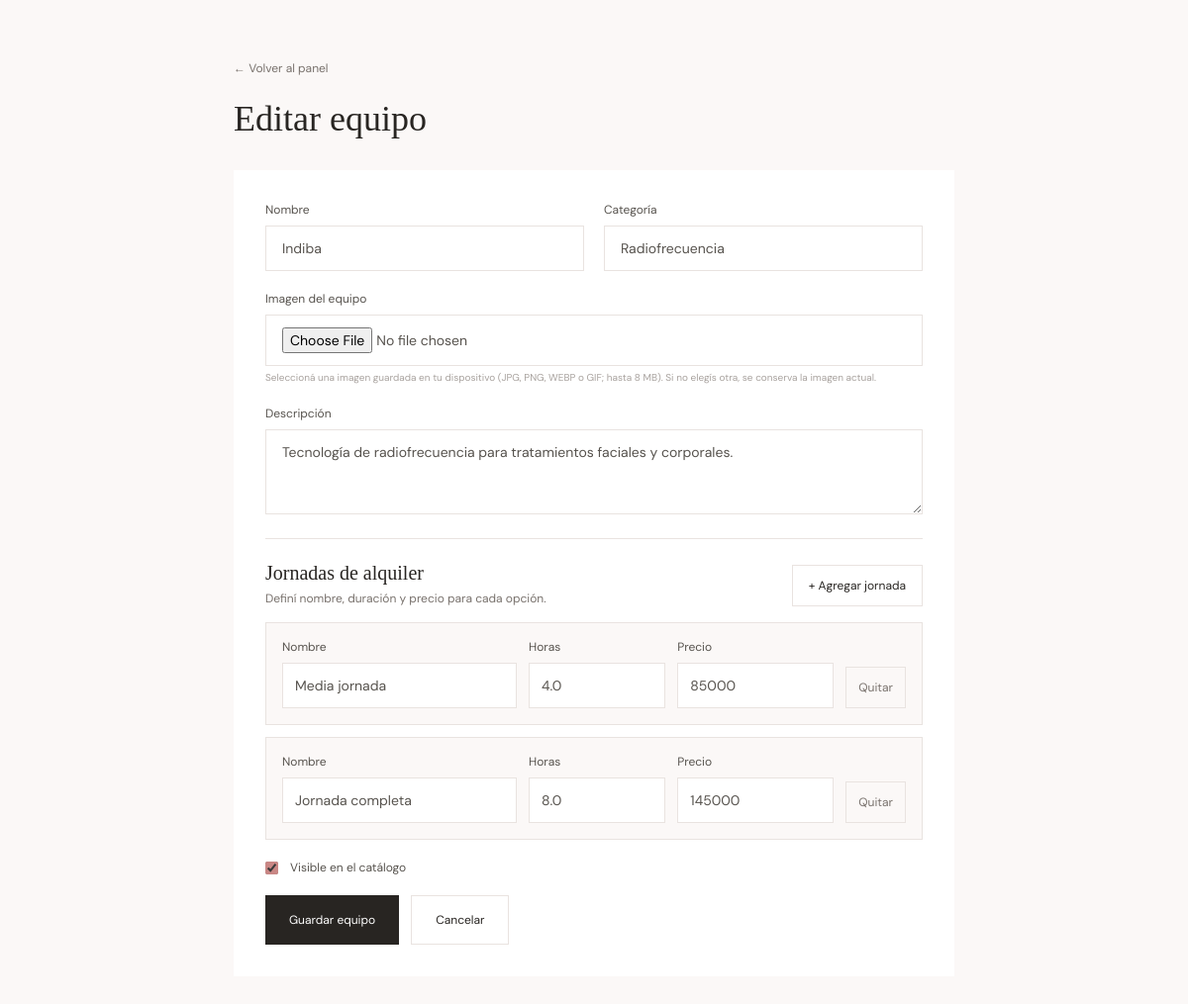
/admin/maquinas/1/editar (signed in), run on the app's committed database.
### app/models.py (models this page shows)
class Machine(db.Model):
    id = db.Column(db.Integer, primary_key=True)
    name = db.Column(db.String(120), nullable=False)
    category = db.Column(db.String(120), nullable=False, default="Estética")
    description = db.Column(db.Text, nullable=False, default="")
    image_url = db.Column(db.String(500), nullable=False, default="")
    half_day_price = db.Column(db.Integer, nullable=False, default=0)
    full_day_price = db.Column(db.Integer, nullable=False, default=0)
    half_day_hours = db.Column(db.Float, nullable=False, default=4)
    full_day_hours = db.Column(db.Float, nullable=False, default=8)
    active = db.Column(db.Boolean, nullable=False, default=True)
    bookings = db.relationship("Booking", backref="machine", lazy=True)
    journeys = db.relationship(
        "RentalJourney",
        backref="machine",
        lazy=True,
        cascade="all, delete-orphan",
        order_by="RentalJourney.id",
    )

class RentalJourney(db.Model):
    id = db.Column(db.Integer, primary_key=True)
    machine_id = db.Column(db.Integer, db.ForeignKey("machine.id"), nullable=False)
    name = db.Column(db.String(100), nullable=False)
    duration_hours = db.Column(db.Float, nullable=False)
    price = db.Column(db.Integer, nullable=False)

### app/routes.py (the view, shortened to what this page needs)
@bp.route("/admin/maquinas/nueva", methods=["GET", "POST"])
@bp.route("/admin/maquinas/<int:machine_id>/editar", methods=["GET", "POST"])
@admin_required
def edit_machine(machine_id=None):
    machine = db.session.get(Machine, machine_id) if machine_id else Machine()
    if machine_id and not machine:
        abort(404)
    return render_template("machine_form_configurable.html", machine=machine, journey_rows=journey_rows_for(machine))

### app/routes.py (called while the page is built)
def site_content():
    return {item.key: item.value for item in SiteSetting.query.all()}

def journey_rows_for(machine):
    if machine.journeys:
        return [(item.name, item.duration_hours, item.price) for item in machine.journeys]
    return [("Media jornada", 4, 0), ("Jornada completa", 8, 0)]

def admin_required(view):
    @wraps(view)
    def wrapped(*args, **kwargs):
        if not session.get("admin_id"):
            return redirect(url_for("main.admin_login", next=request.path))
        return view(*args, **kwargs)
    return wrapped

@bp.app_context_processor
def inject_site_content():
    return {"site": site_content()}

### app/templates/machine_form_configurable.html (shortened to what this page needs)
{% extends 'base.html' %}
{% block body %}
<main class="mx-auto max-w-3xl px-5 py-10 md:py-14">
  <a href="{{ url_for('main.admin_dashboard') }}" class="text-xs text-stone-500 hover:text-ink">← Volver al panel</a>
  <h1 class="display mt-5 text-4xl">{{ 'Editar equipo' if machine.id else 'Nuevo equipo' }}</h1>
  <form method="post" enctype="multipart/form-data" class="mt-8 grid gap-5 bg-white p-6 sm:grid-cols-2 sm:p-8">
    <label class="text-xs text-stone-600">Nombre<input name="name" required value="{{ machine.name or '' }}" class="mt-2 w-full border border-line px-4 py-3 text-sm"></label>
    <label class="text-xs text-stone-600">Categoría<input name="category" required value="{{ machine.category or '' }}" class="mt-2 w-full border border-line px-4 py-3 text-sm"></label>
    <label class="text-xs text-stone-600 sm:col-span-2">Imagen del equipo<input name="image_file" type="file" accept=".jpg,.jpeg,.png,.webp,.gif" class="mt-2 block w-full border border-line bg-white px-4 py-3 text-sm"><span class="mt-1 block text-[10px] text-stone-400">Seleccioná una imagen guardada en tu dispositivo (JPG, PNG, WEBP o GIF; hasta 8 MB). Si no elegís otra, se conserva la imagen actual.</span></label>
    <label class="text-xs text-stone-600 sm:col-span-2">Descripción<textarea name="description" rows="3" class="mt-2 w-full border border-line px-4 py-3 text-sm">{{ machine.description or '' }}</textarea></label>
    <section class="border-t border-line pt-5 sm:col-span-2">
      <div class="flex flex-wrap items-end justify-between gap-3"><div><h2 class="display text-xl">Jornadas de alquiler</h2><p class="mt-1 text-xs text-stone-500">Definí nombre, duración y precio para cada opción.</p></div><button id="add-journey" type="button" class="border border-line px-4 py-3 text-xs hover:border-rose">+ Agregar jornada</button></div>
      <div id="journey-list" class="mt-4 space-y-3">
        {% for journey_name, duration_hours, price in journey_rows %}
        <div class="journey-row grid items-end gap-3 border border-line bg-paper p-4 sm:grid-cols-[1.2fr_.7fr_.8fr_auto]">
          <label class="text-xs text-stone-600">Nombre<input name="journey_name" required value="{{ journey_name }}" class="mt-2 w-full border border-line bg-white px-3 py-3 text-sm"></label>
          <label class="text-xs text-stone-600">Horas<input name="journey_hours" type="number" step="0.5" min="0.5" required value="{{ duration_hours }}" class="mt-2 w-full border border-line bg-white px-3 py-3 text-sm"></label>
          <label class="text-xs text-stone-600">Precio<input name="journey_price" type="number" min="0" required value="{{ price }}" class="mt-2 w-full border border-line bg-white px-3 py-3 text-sm"></label>
          <button type="button" class="remove-journey border border-line px-3 py-3 text-xs text-stone-500 hover:border-red-300 hover:text-red-700" aria-label="Quitar jornada">Quitar</button>
        </div>
        {% endfor %}
      </div>
    </section>
    <label class="flex items-center gap-3 text-xs text-stone-600 sm:col-span-2"><input name="active" type="checkbox" class="accent-rose" {{ 'checked' if machine.active or not machine.id }}> Visible en el catálogo</label>
    <div class="flex gap-3 sm:col-span-2"><button class="bg-ink px-6 py-4 text-xs text-white hover:bg-rose">Guardar equipo</button><a href="{{ url_for('main.admin_dashboard') }}" class="border border-line px-6 py-4 text-xs">Cancelar</a></div>
  </form>
</main>
{% endblock %}

### app/templates/base.html (style rules this page uses)
:root { color-scheme: light; }
body { font-family: 'DM Sans', sans-serif; color: #282522; background: #fbf8f7; }
.display { font-family: 'Playfair Display', serif; }
input, textarea, select { outline: none; }

### data on the page
Machine: name "Indiba", category "Radiofrecuencia", description "Tecnología de radiofrecuencia para tratamientos faciales y corporales."
RentalJourney: journey_name "Media jornada", journey_hours "4.0", journey_price "85000"
RentalJourney: journey_name "Jornada completa", journey_hours "8.0", journey_price "145000"

### other printed values
{{ 'Editar equipo' if machine.id else 'Nuevo equipo' }} "Editar equipo"
